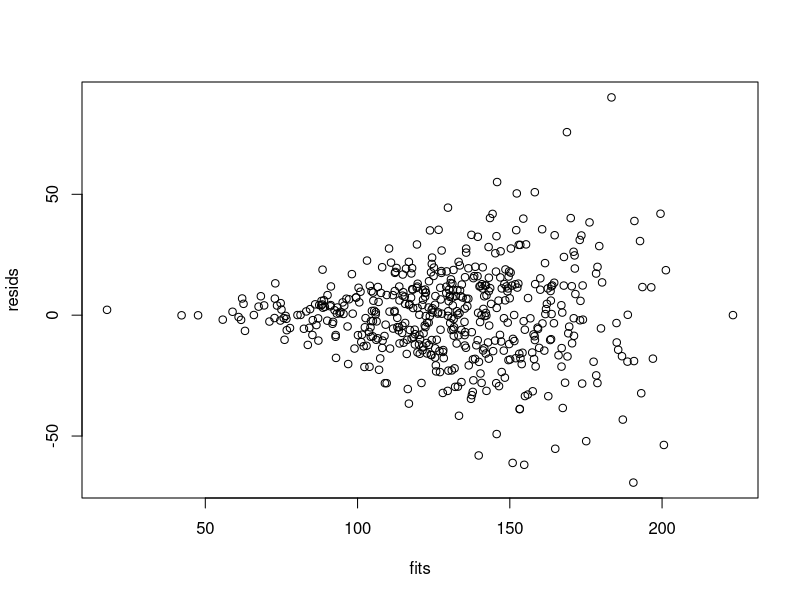

The R script that drew this image:
# ============================================
# Part B)
# Multiple Regression setting, continuous predictors,
# variance as a function of predictor values
# ============================================

rm(list=ls())

set.seed(818)
x1 <- sort(rnorm(500,mean=30,sd=12))
x2 <- sort(rnorm(500,mean=50,sd=10))
r <- 1.5*x1 + 2*x2 - .01*x1*x2

y <- NA
for(i in 1:length(r)){
  stdev <- r^2/1000
  y[i] <- r[i] + rnorm(1,mean=0,sd=stdev[i])
}

summary(lm(y~x1+x2+x1*x2))

resids <- lm(y~x1+x2+x1*x2)$resid
fits <- lm(y~x1+x2+x1*x2)$fitted

plot(resids~fits)
